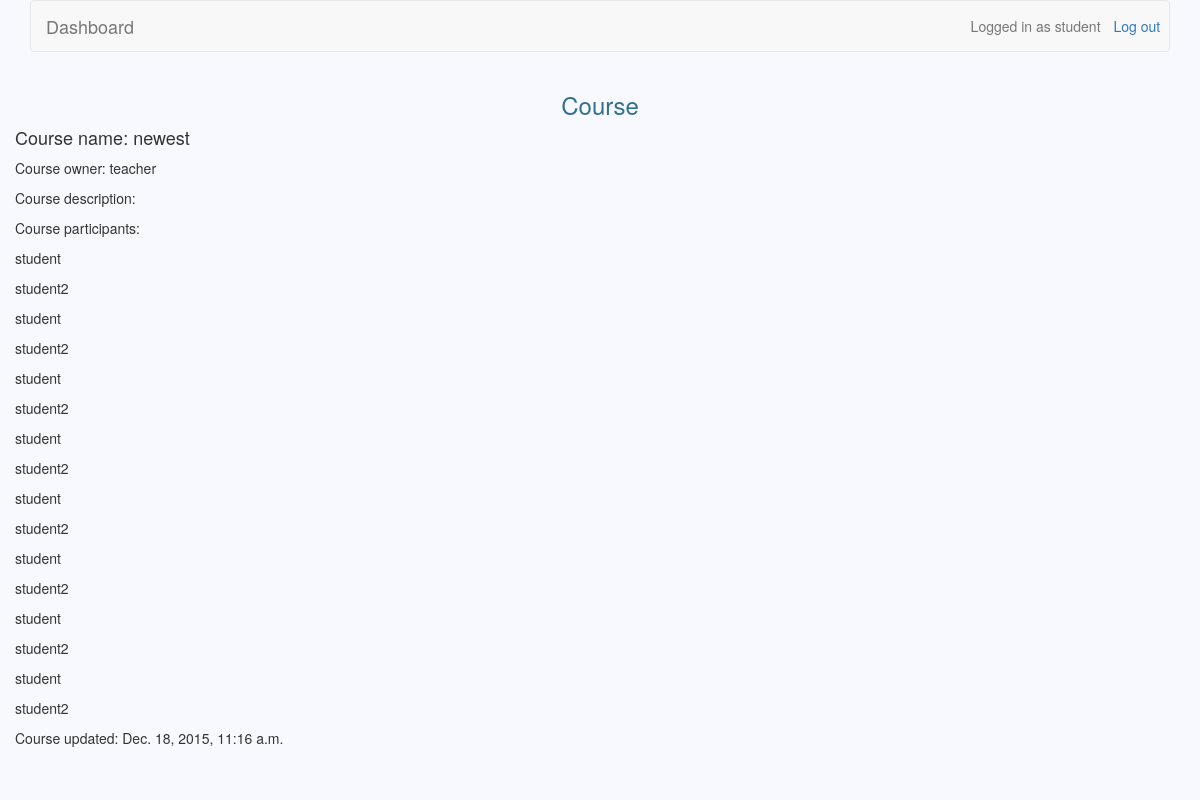
Page /students/54/ (signed in) on the earlier database version.
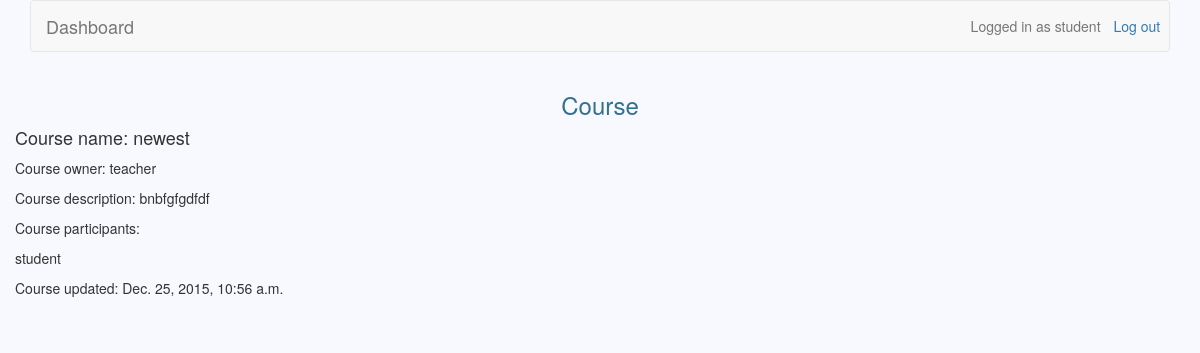
Same page on the later database version.
### users/models.py (models this page shows, shortened)
class User(AbstractBaseUser):
	username = models.CharField(max_length=30, unique=True)
	email = models.EmailField(max_length=30)
	is_teacher = models.BooleanField(default=False)
	date_joined = models.DateTimeField(default=datetime.now)
	is_active = models.BooleanField(default=True)
	USERNAME_FIELD = 'username'
	objects = UserManager()

### teachers/models.py (models this page shows)
class Course(models.Model):
	owner = models.CharField(max_length=30)
	name = models.CharField(max_length=30)
	description = models.TextField(blank=True)
	updated = models.DateTimeField(auto_now=True)
	participants = models.ManyToManyField(settings.AUTH_USER_MODEL, blank=True, through='Participation')

class Participation(models.Model):
	user = models.ForeignKey(settings.AUTH_USER_MODEL)
	course = models.ForeignKey(Course)

### students/views.py (the view)
# urls.py: url(r'^(\d+)/$', views.view_course, name='view_course'),
@user_passes_test(student_check)
def view_course(request, course_id):
    course = Course.objects.get(id=course_id)
    participants = list(Participation.objects.filter(course=course_id))
    return render(request, 'course.html', {'course': course, 'participants': participants})

### students/views.py (called while the page is built)
def student_check(user):
    return user.is_teacher == False

### students/templates/course.html
{% extends 'base.html' %}
{% block header_text %}Course{% endblock %}
{% block dashboard %}
	<h4>Course name: {{ course.name }}</h4>
	<p>Course owner: {{ course.owner }}</p>
	<p>Course description: {{ course.description }}</p>
	<p>Course participants:</p>
	{% for participant in participants %}
		<p>{{ participant.user }}</p>
	{% endfor %}
	<p>Course updated: {{ course.updated }}</p>
{% endblock %}

### templates/base.html (shortened to what this page needs)
{% load staticfiles %}
<!DOCTYPE html>
<html>
    <head>
        <link href="/static/bootstrap/css/bootstrap.min.css" rel="stylesheet">
        <link href="/static/base.css" rel="stylesheet">
	</head>
    <body>
        <div class="container">
            <nav class="navbar navbar-default" role="navigation">
                {% if user.is_active %}
                    {% if user.is_teacher %}
                        <a class="navbar-brand" href="/teachers">Dashboard</a>
                    {% else %}
                        <a class="navbar-brand" href="/students">Dashboard</a>
                    {% endif %}
                    <a class="btn navbar-btn navbar-right" id="id_logout" href="{% url 'logout' %}">Log out</a>
                    <span class="navbar-text navbar-right">Logged in as {{ user.username }}</span>
                {% else %}
                    <a class="navbar-brand" href="/">Django-LMS</a>
                    <a class="btn navbar-btn navbar-right" id="id_login" href="{% url 'login' %}">Log in</a>
                    <a class="btn navbar-btn navbar-right" id="id_signup" href="{% url 'signup' %}">Sign up</a>
                {% endif %}
            </nav>
            <div class="row" jumbotron>
                <h3 class='text-info text-center'>{% block header_text %}{% endblock %}</h3>
                {% block dashboard %}{% endblock %}
                <form class="form-horizontal col-md-6 col-md-offset-5" action="{% block form_action %}{% endblock %}"
                      method='POST'>
                    <div class="form-group col-xs-4">
                    </div>
                </form>
                </div>
            </div>
            <div class="row" jumbotron>
                <div class="text-center">
                    <div class="col-md-6 col-md-offset-3" >
                    </div>
                </div>
            </div>
    </body>
</html>

### django-lms/static/base.css (style rules this page uses)
body { background-color: #F8F8FF; }
#id_login, #id_logout { padding-right: 2%; }

Differences in the rows shown:
removed Participation: user "student2"
removed Participation: user "student"
removed Participation: user "student2"
removed Participation: user "student"
removed Participation: user "student2"
removed Participation: user "student"
removed Participation: user "student2"
removed Participation: user "student"
removed Participation: user "student2"
removed Participation: user "student"
removed Participation: user "student2"
removed Participation: user "student"
removed Participation: user "student2"
removed Participation: user "student"
removed Participation: user "student2"
changed Course "newest": description (not shown) → "bnbfgfgdfdf"; updated "Dec. 18, 2015, 11:16 a.m." → "Dec. 25, 2015, 10:56 a.m."
